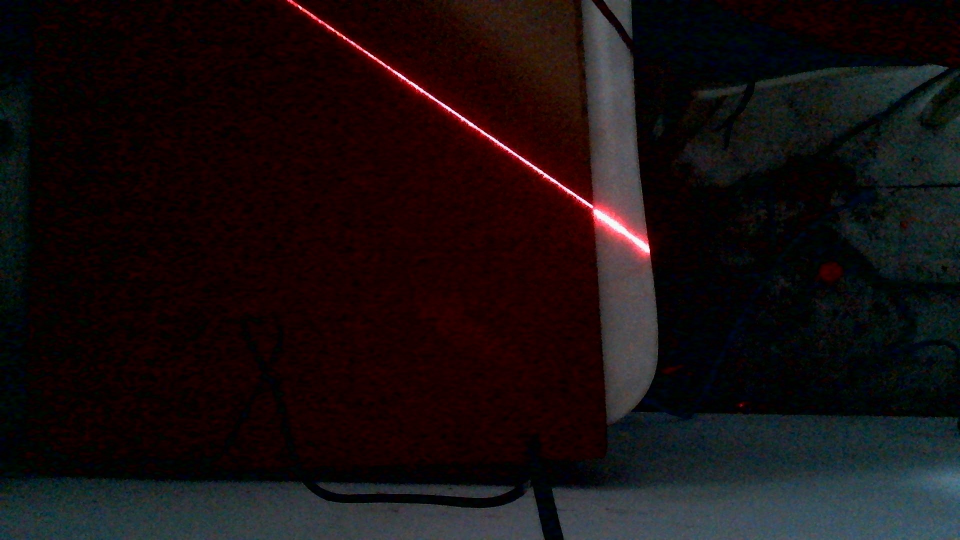
#> input picture Images/deapthImgs/0.jpg, 1920 x 1080 px (shown at 1/2 size); its folder holds only this picture in this run
$ python getTriangleRatio.py
#> lines starting #> are read from the running program, lines starting #| are printed output that depends on the picture; after the words box and inside, x2 and y2 are one past the last pixel; in counts of white or black regions, pixels touching at a corner belong together
### main_methods.py
import cv2
import numpy as np
from utils import *
from sklearn.linear_model import RANSACRegressor, LinearRegression
from scipy import stats
import os
from types import SimpleNamespace
'''
使用灰度重心算法获得激光坐标
主要用于验证原理,如果需要提升精度也可以考虑steger算法
'''
def getLaserCo(img,roi_height,roi_width,threshold):
    #首先进行roi裁剪
    roi = img[roi_height,roi_width]
    #提取红色通道,根据不同需要,现场中也可以考虑2R-B-R的方法
    red = roi[:,:,2]
    #获得激光区域,并且抹平threshold
    laser = np.where(red>threshold,red-threshold,0)
    #使用灰度重心法获得激光中心坐标
    centers = []
    rows,cols = laser.shape
    for col in range(cols):
        y_value = laser[:,col]
        y_index = np.where(y_value>0)[0]
        if(len(y_index)>0):
            weights = y_value[y_index].astype(float)
            fenzi = np.sum(y_index * weights)
            fenmu = np.sum(weights)
            center_y = fenzi/fenmu
            #这里将坐标还原为图像绝对坐标,方便后续处理
            centers.append((col+roi_width.start,center_y+roi_height.start))
    centers= np.array(centers)

        # --- 基于斜率剔除反光点 ---
    if len(centers) > 10:
        # 1. 计算每个点的局部斜率
        slopes = []
        for i in range(1, len(centers)-1):
            dx = centers[i+1, 0] - centers[i-1, 0]
            if dx != 0:
                slope = (centers[i+1, 1] - centers[i-1, 1]) / dx
            else:
                slope = 0
            slopes.append(abs(slope))

        slopes = np.array(slopes)
        # 2. 找出斜率异常大的点（反光区域通常斜率突变）
        mean_slope = np.mean(slopes)
        std_slope = np.std(slopes)
        outlier_indices = []

        for i in range(1, len(centers)-1):
            if abs(slopes[i-1]) > mean_slope + 2 * std_slope:
                outlier_indices.append(i)

        # 3. 剔除异常点
        mask = np.ones(len(centers), dtype=bool)
        mask[outlier_indices] = False
        centers = centers[mask]
    return centers

'''提取激光线时的测试函数,以便在不改变主函数的情况下提升激光提取效果'''
# [51 lines left out: function getLaserCo_Test, not called in this run]

'''
使用RANSAC方法拟合交点
'''
# [38 lines left out: function getIntersectPoint, not called in this run]

'''
使用kf滤波平滑交点,并且计算交点的高度
'''
class LaserTracker:
    # [78 lines left out: functions __init__, getHeight, get_physical_coords, update, not called in this run]


'''动态roi窗格'''
# [16 lines left out: function get_dynamic_roi, not called in this run]

'''动态roi窗格2'''
# 在 utils.py 中修改：
# [17 lines left out: function get_dynamic_roi2, not called in this run]


'''用于对摄像头宽高进行初始化,宽度1920,高度1080'''

def capInit(cap):
    cap.set(cv2.CAP_PROP_FRAME_WIDTH, 1920)
    cap.set(cv2.CAP_PROP_FRAME_HEIGHT, 1080)

'''获得激光线中心的坐标后,将之画出来'''
def drawLaserCenters(centers,img):
    for (x,y) in centers:
        cv2.circle(img,(int(x),int(y)),2,[0,255,0],-1)


'''
使用平均滤波方式进行平滑处理
'''
class CoordinateSmoother:
    # [23 lines left out: functions __init__, update, not called in this run]

'''使用动态roi'''


'''
使用线性差值法补全一下为0的数据
'''
# [10 lines left out: function interpValues, not called in this run]

'''
坐标转换
'''


"""将像素坐标还原为去畸变后的坐标"""
# [5 lines left out: function get_pt_rect, not called in this run]


__all__ =[
    'capInit',
    'drawLaserCenters',
    'listToDict',
    'getLaserCo',
    'getIntersectPoint',
    'CoordinateSmoother',
    'LaserTracker',
    'interpValues',
    'get_pt_rect',
    'getLaserCo_Test',
    'get_dynamic_roi',
    'get_dynamic_roi2'

]

### utils.py
import cv2
import numpy as np
import open3d as o3d


# [5 lines left out: function to_gray, not called in this run]


def to_hsv(bgr_img):
    """将 BGR 图像转换为 HSV 色彩空间"""
    return cv2.cvtColor(bgr_img, cv2.COLOR_BGR2HSV)


def to_lab(bgr_img):
    """将 BGR 图像转换为 LAB 色彩空间"""
    return cv2.cvtColor(bgr_img, cv2.COLOR_BGR2LAB)


# [42 lines left out: functions to_binary, to_adaptive_binary_mean, draw_text, showPoints, not called in this run]


def get_rect_kernel(size=5):
    """创建矩形形态学核"""
    return cv2.getStructuringElement(cv2.MORPH_RECT, (size, size))


def get_ellipse_kernel(size=5):
    """创建椭圆形态学核"""
    return cv2.getStructuringElement(cv2.MORPH_ELLIPSE, (size, size))


def get_cross_kernel(size=5):
    """创建十字形形态学核"""
    return cv2.getStructuringElement(cv2.MORPH_CROSS, (size, size))


def show(title,img):
    cv2.imshow(title,img)

# [6 lines left out: function resize, not called in this run]

def findExtrContours(img):
    contours,hier = cv2.findContours(img,cv2.RETR_EXTERNAL,cv2.CHAIN_APPROX_SIMPLE)
    return contours,hier

def findTreeContours(img):
    contours,hier = cv2.findContours(img,cv2.RETR_TREE,cv2.CHAIN_APPROX_SIMPLE)
    return contours,hier

def area(cnt):
    return cv2.contourArea(cnt)

def generate_uniform(low,high,size):
    return np.random.uniform(low,high,size)

def listToDict(alist):
    return {int(x):y for x,y in alist}

__all__ = [
    'to_gray',
    'to_hsv',
    'to_lab',
    'to_binary',
    'to_adaptive_binary_mean',
    'get_rect_kernel',
    'get_ellipse_kernel',
    'get_cross_kernel',
    'show',
    'resize',
    'findExtrContours',
    'findTreeContours',
    'area',
    'generate_uniform',
    'showPoints',
    'draw_text',
    'listToDict'
]

### getTriangleRatio.py
import cv2
import numpy as np
from utils import *
from main_methods import *
import glob
import json

'''
使用最小二乘法拟合偏移量与高度的数据
use this program to get the ratio between the height and offset, and save it to json
'''

roi_height = slice(900,1050)
roi_width = slice(650,800)


'''
使用垫片获得不同高度的偏移量

z0:0
z1:7.6
z2:10.2
z3:17.8
z4:20.4
z5:30.2
z6:40.4
'''

centers_dicts = []

imgs = glob.glob('Images/deapthImgs/*.jpg')

imgs.sort()

ROI_H = slice(10,410)
ROI_W = slice(730,1100)

for path in imgs:
    img = cv2.imread(path)
#> img is the input picture: shape (1080, 1920, 3); mean B, G, R 16.5, 15.3, 24
    if img is None:
        print(f"无法读取图片: {path}")
        continue
    centers = getLaserCo(img,roi_height=ROI_H,roi_width=ROI_W,threshold=200)
#> in getLaserCo, `roi = img[roi_height,roi_width]`:
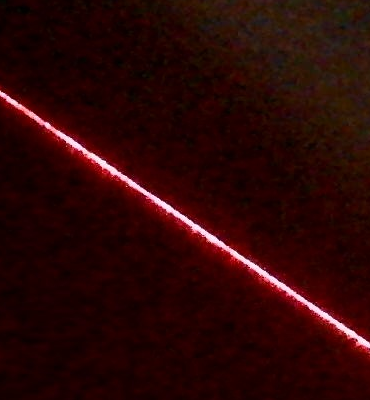
#> roi: shape (400, 370, 3); mean B, G, R 6.2, 7.4, 43.4
#> in getLaserCo, `red = roi[:,:,2]`:
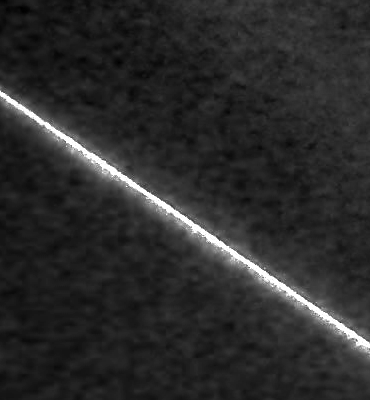
#> red: shape (400, 370); min 0, max 255, mean 43.4
#> in getLaserCo, `laser = np.where(red>threshold,red-threshold,0)`:
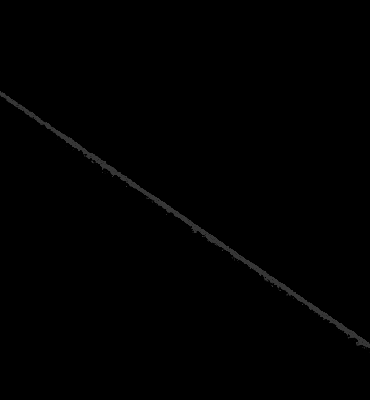
#> laser: shape (400, 370); min 0, max 55, mean 0.8
#> the loop in getLaserCo, `for col in range(cols):` made 370 passes
#> (y_index, weights, fenzi, fenmu, center_y) on passes 1 to 6: ([91, 92, 93, 94, 95], [55, 55, 55, 55, 33], 23485, 253, 92.83), ([92, 93, 94, 95, 96], [29, 55, 55, 55, 49], 22882, 243, 94.16), ([92, 93, 94, 95, 96], [42, 55, 55, 55, 55], 24654, 262, 94.1), ([93, 94, 95, 96, 97], [55, 55, 55, 55, 18], 22536, 238, 94.69), ([93, 94, 95, 96, 97, 98], [53, 55, 55, 48, 55, 4], 25659, 270, 95.03), ([94, 95, 96, 97, 98], [25, 55, 54, 47, 31], 20356, 212, 96.02)
#> after the loop in getLaserCo, `for col in range(cols):`: centers = 370 pairs, first value 730 to 1099, second value 102.8 to 355.5
#> the loop in getLaserCo, `for i in range(1, len(centers)-1):` made 368 passes
#> slope on passes 1 to 8: 0.637, 0.262, 0.467, 0.665, 1.25, 1.08, 0.532, 0.567
#> after the loop in getLaserCo, `for i in range(1, len(centers)-1):`: slopes = 368 values, max 2.21 at index 355, min 0.013 at index 112, mean 0.689
#> in getLaserCo, `mean_slope = np.mean(slopes)`: mean_slope = 0.689
#> in getLaserCo, `std_slope = np.std(slopes)`: std_slope = 0.327
#> after the loop in getLaserCo, `for i in range(1, len(centers)-1):`: outlier_indices = [82, 101, 191, 192, 263, 277, 286, 355, 356]
#> in getLaserCo, `centers = centers[mask]`: centers = 361 pairs, first value 730 to 1099, second value 102.8 to 355.5
    drawLaserCenters(img=img,centers=centers)
#> the loop in drawLaserCenters, `for (x,y) in centers:` made 361 passes
#> y on passes 1 to 3: 102.8, 104.2, 104.1
#> after the loop in drawLaserCenters, `for (x,y) in centers:`:
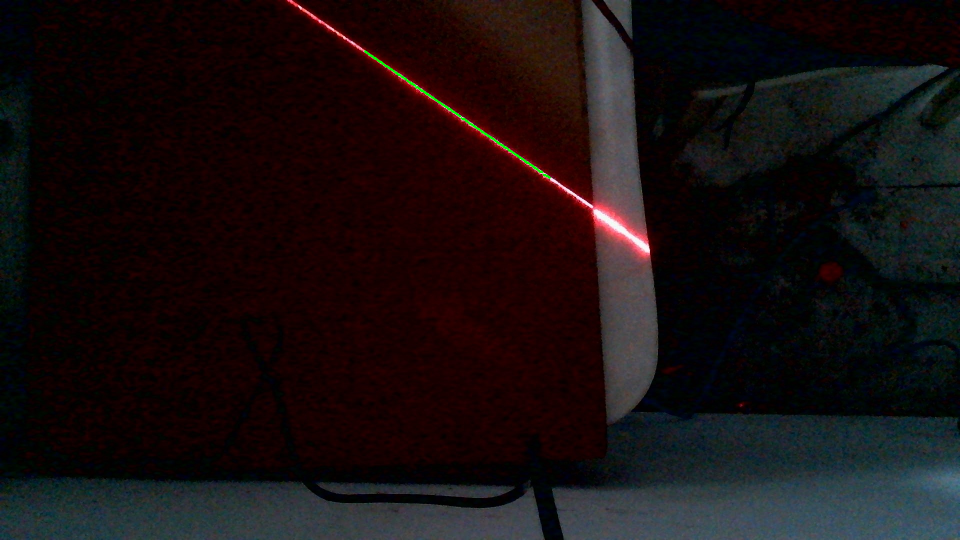
#> img: shape (1080, 1920, 3) (shown at 1/2 size); 0.09% of pixels changed, all inside (x1, y1, x2, y2) = (728, 100, 1102, 358)
    temp_dict = {int(x): y for x, y in centers}
#> temp_dict = 361 items
    centers_dicts.append(temp_dict)
    show('img',img)
    if cv2.waitKey(0) & 0xff == ord('q'):
#> (key q is pressed here)
        break


# 假设 imgs[0] 是 z0 (基准面)
z0_dict = centers_dicts[0]
#> z0_dict = 361 items
heights = [0, 5.5, 13, 56.7] # 你的物理高度数据

avg_offsets = []

for i, zi_dict in enumerate(centers_dicts):
    offsets = []
    # 只有在 z0 中也存在的 x 坐标才计算差值
    for x, y_val in zi_dict.items():
        if x in z0_dict:
            offsets.append(y_val - z0_dict[x])

    if offsets:
        res = np.mean(offsets)
        avg_offsets.append(res)
        print(f"图片 {i} (高度 {heights[i]}mm) 的平均像素偏移: {res:.4f}")
    else:
        avg_offsets.append(0)
#> this loop made 1 pass
#> res on pass 1: 0
#> (printed output is left out)
#> after the loop, avg_offsets = [0]

# 最终拟合高度与偏移的关系
# np.polyfit(像素偏移, 物理高度, 1) -> 得到系数 K
#> (the run stopped early here; a loop or call above may not have finished)

$ run again, on Images/deapthImgs/1.jpg
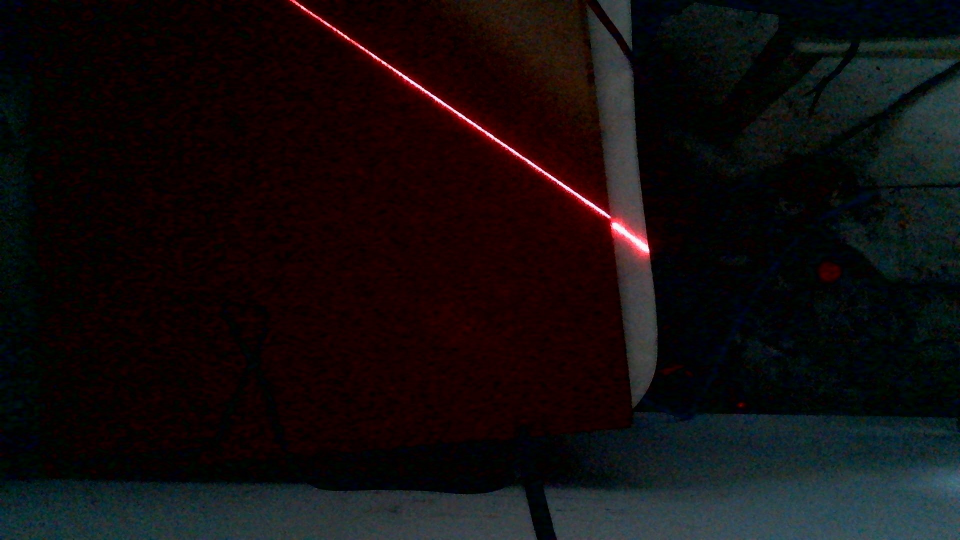
#> input picture Images/deapthImgs/1.jpg, 1920 x 1080 px (shown at 1/2 size)
#> img is the input picture: shape (1080, 1920, 3); mean B, G, R 14.5, 13.5, 19
#> in getLaserCo, `laser = np.where(red>threshold,red-threshold,0)`:
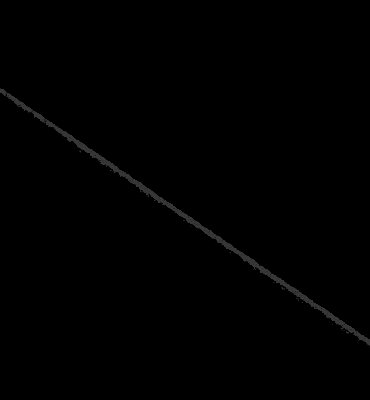
#> laser: shape (400, 370); min 0, max 55, mean 0.8
#> the loop in getLaserCo, `for col in range(cols):` made 370 passes
#> (y_index, weights, fenzi, fenmu, center_y) on passes 1 to 5: ([88, 89, 90, 91, 92], [32, 55, 55, 55, 55], 22726, 252, 90.18), ([89, 90, 91, 92], [55, 55, 55, 43], 18806, 208, 90.41), ([89, 90, 91, 92, 93], [55, 55, 55, 55, 52], 24746, 272, 90.98), ([89, 90, 91, 92, 93, 94, 95], [55, 55, 55, 55, 55, 37, 8], 29263, 320, 91.45), ([90, 91, 92, 93, 94, 95], [45, 54, 55, 55, 55, 47], 28774, 311, 92.52)
#> after the loop in getLaserCo, `for col in range(cols):`: centers = 370 pairs, first value 730 to 1099, second value 100.2 to 352
#> the loop in getLaserCo, `for i in range(1, len(centers)-1):` made 368 passes
#> slope on passes 1 to 8: 0.398, 0.517, 0.771, 0.703, 0.538, 0.826, 0.792, 0.671
#> after the loop in getLaserCo, `for i in range(1, len(centers)-1):`: slopes = 368 values, max 1.57 at index 112, min 0.0196 at index 159, mean 0.685
#> mean_slope = 0.685
#> std_slope = 0.297
#> after the loop in getLaserCo, `for i in range(1, len(centers)-1):`: outlier_indices = [33, 67, 79, 113, 118, 119, 139, 259, 280, 281, 358]
#> in getLaserCo, `centers = centers[mask]`: centers = 359 pairs, first value 730 to 1099, second value 100.2 to 352
#> the loop in drawLaserCenters, `for (x,y) in centers:` made 359 passes
#> (x, y) on passes 1 to 3: (730, 100.2), (731, 100.4), (732, 101)
#> after the loop in drawLaserCenters, `for (x,y) in centers:`:
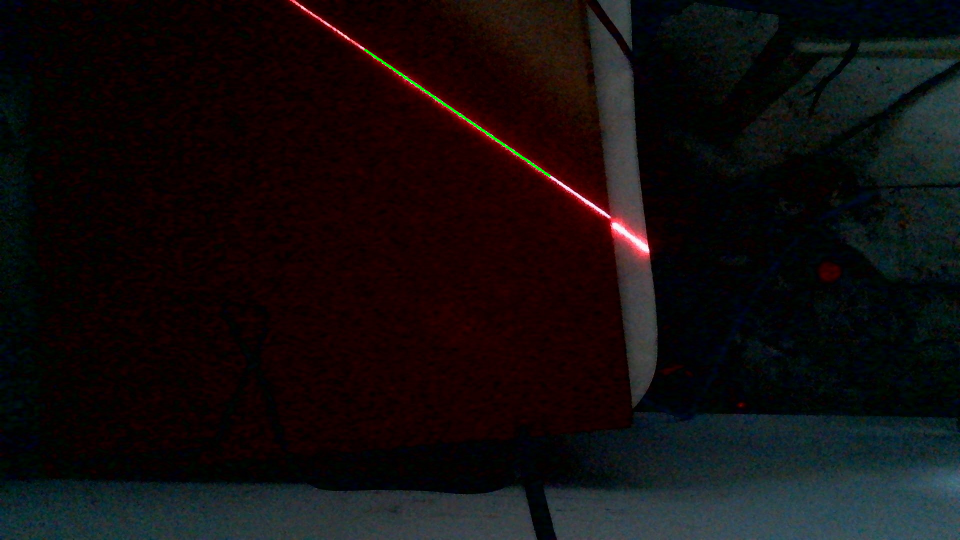
#> img: shape (1080, 1920, 3) (shown at 1/2 size); 0.09% of pixels changed, all inside (x1, y1, x2, y2) = (728, 98, 1102, 354)
#> temp_dict = 359 items
#> the loop `for i, zi_dict in enumerate(centers_dicts):` made 1 pass
#> res on pass 1: 0
#> (printed output is left out)
#> after the loop `for i, zi_dict in enumerate(centers_dicts):`: avg_offsets = [0]

$ run again, on Images/deapthImgs/2.jpg
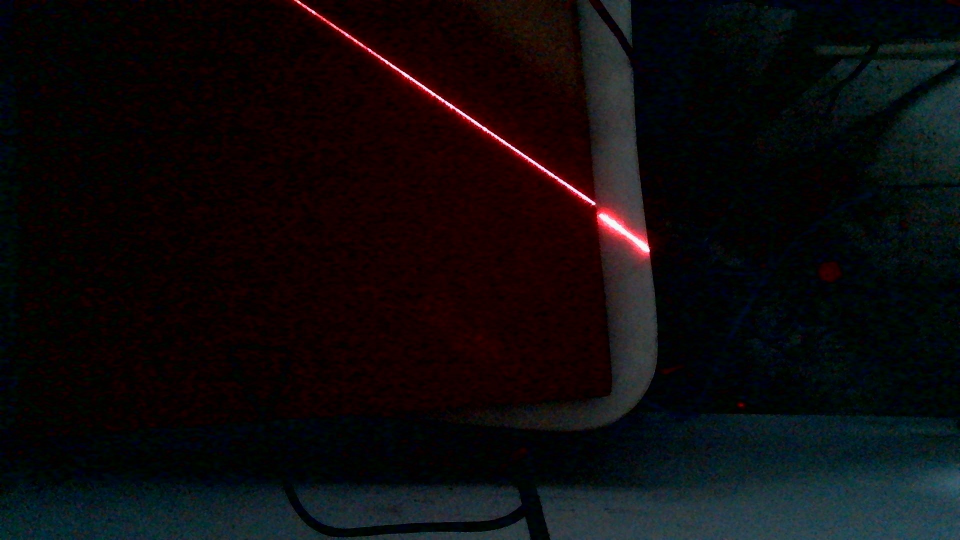
#> input picture Images/deapthImgs/2.jpg, 1920 x 1080 px (shown at 1/2 size)
#> img is the input picture: shape (1080, 1920, 3); mean B, G, R 12.7, 11, 14.4
#> in getLaserCo, `laser = np.where(red>threshold,red-threshold,0)`:
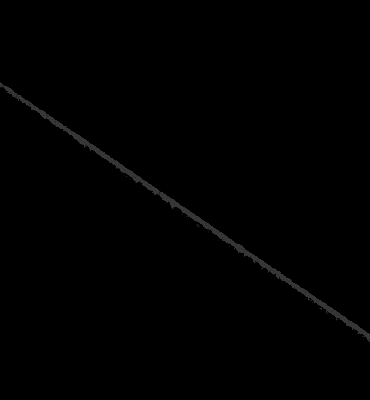
#> laser: shape (400, 370); min 0, max 55, mean 0.8
#> the loop in getLaserCo, `for col in range(cols):` made 370 passes
#> (y_index, weights, fenzi, fenmu, center_y) on passes 1 to 6: ([82, 83, 84, 85, 86, 87], [24, 55, 55, 52, 55, 13], 21434, 254, 84.39), ([83, 84, 85, 86, 87], [55, 55, 55, 41, 20], 19126, 226, 84.63), ([84, 85, 86, 87], [51, 42, 55, 1], 12671, 149, 85.04), ([85, 86, 87], [27, 55, 22], 8939, 104, 85.95), ([85, 86, 87, 88], [23, 55, 51, 27], 13498, 156, 86.53), ([86, 87, 88, 89], [55, 55, 50, 36], 17119, 196, 87.34)
#> after the loop in getLaserCo, `for col in range(cols):`: centers = 370 pairs, first value 730 to 1099, second value 94.39 to 347.3
#> the loop in getLaserCo, `for i in range(1, len(centers)-1):` made 368 passes
#> slope on passes 1 to 8: 0.327, 0.662, 0.743, 0.695, 0.737, 0.82, 0.748, 0.754
#> after the loop in getLaserCo, `for i in range(1, len(centers)-1):`: slopes = 368 values, max 1.58 at index 169, min 0.00164 at index 136, mean 0.689
#> mean_slope = 0.689
#> std_slope = 0.31
#> after the loop in getLaserCo, `for i in range(1, len(centers)-1):`: outlier_indices = [89, 169, 170, 243, 267, 276, 280, 291, 325, 326, 357, 366]
#> in getLaserCo, `centers = centers[mask]`: centers = 358 pairs, first value 730 to 1099, second value 94.39 to 347.3
#> the loop in drawLaserCenters, `for (x,y) in centers:` made 358 passes
#> y on passes 1 to 3: 94.39, 94.63, 95.04
#> after the loop in drawLaserCenters, `for (x,y) in centers:`:
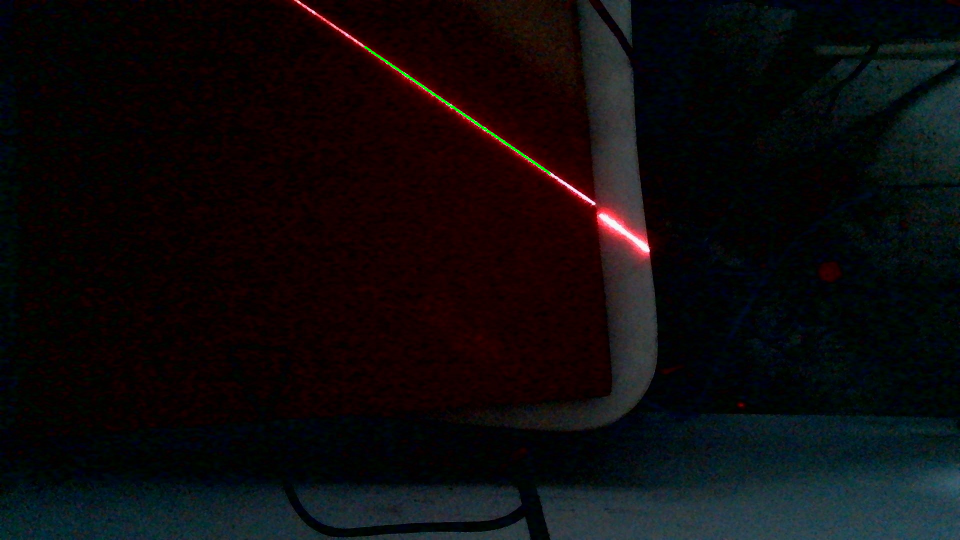
#> img: shape (1080, 1920, 3) (shown at 1/2 size); 0.09% of pixels changed, all inside (x1, y1, x2, y2) = (728, 92, 1102, 350)
#> temp_dict = 358 items
#> the loop `for i, zi_dict in enumerate(centers_dicts):` made 1 pass
#> res on pass 1: 0
#> (printed output is left out)
#> after the loop `for i, zi_dict in enumerate(centers_dicts):`: avg_offsets = [0]
